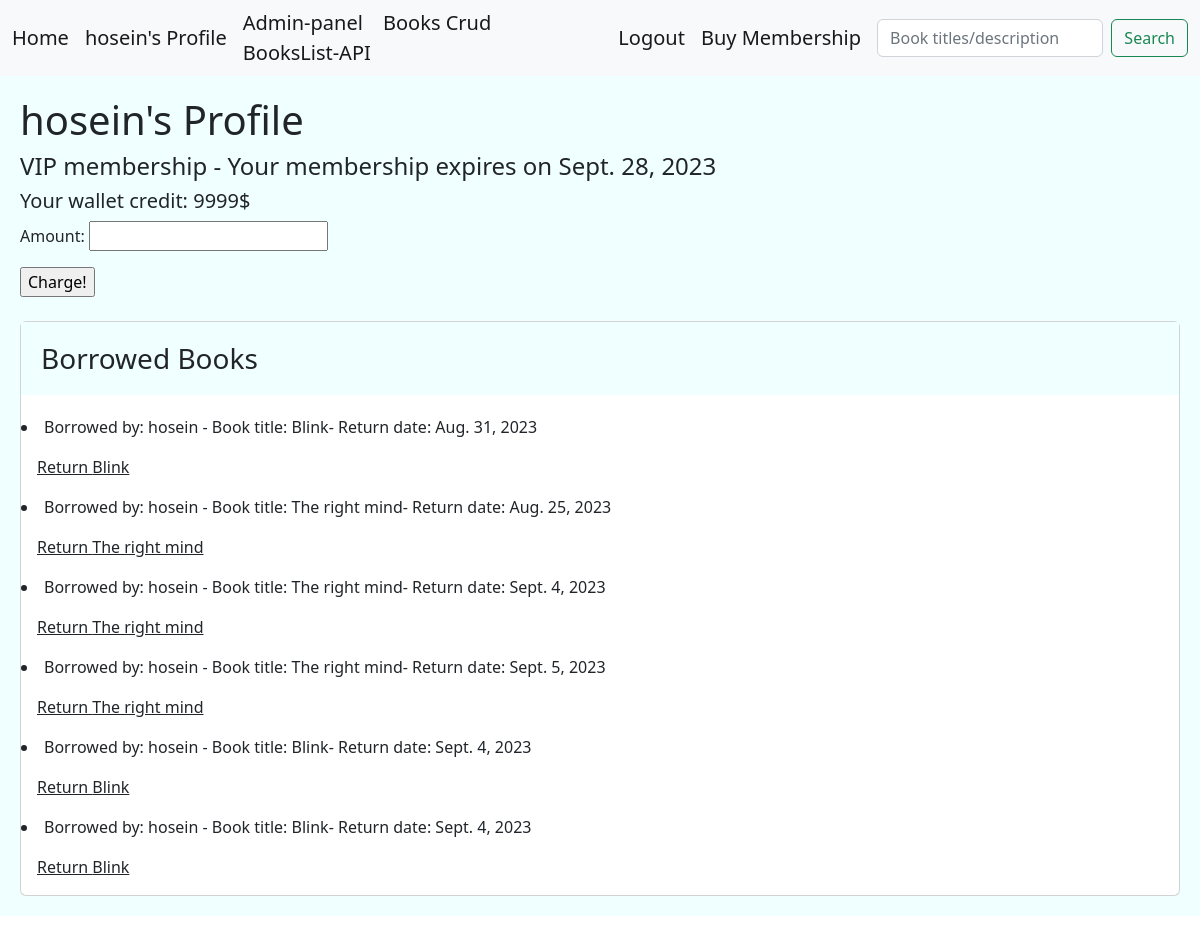
Screenshot of /users/12/ (signed in) with the database file from the repository.
### account/models.py (models this page shows, shortened)
class CustomUser(AbstractBaseUser):
    MEMBERSHIP_NORMAL = 'N'
    MEMBERSHIP_VIP = 'V'
    MEMBERSHIP_CHOICES = [
        (MEMBERSHIP_NORMAL,'Normal'),
        (MEMBERSHIP_VIP,'VIP'),
    ]
    full_name = models.CharField(max_length=100,unique=True,null=True)
    email = models.EmailField(unique=True)
    expiration_date = models.DateField(null=True)
    membership = models.CharField(max_length=1, choices= MEMBERSHIP_CHOICES, default= MEMBERSHIP_NORMAL)
    phone = models.CharField(max_length=11, unique=True, null=True)
    is_active = models.BooleanField(default=True)
    is_admin = models.BooleanField(default=False)
    wallet = models.PositiveIntegerField(default=0)
    objects = UserManager()
    USERNAME_FIELD = 'phone'
    REQUIRED_FIELDS = ['email','password','full_name',]
    def __str__(self):
        return self.email

### library/models.py (models this page shows, shortened)
class BorrowedBook(models.Model):
    user = models.ForeignKey(User, on_delete=models.CASCADE)
    book = models.ForeignKey(Books, on_delete=models.CASCADE)
    borrow_date = models.DateField()
    return_date = models.DateField(null=True, blank=True)
    date_check = models.BooleanField(default=False) #say how many days left

class Books(models.Model):
    title = models.CharField(max_length=100)
    description = models.TextField(null=True)
    price = models.DecimalField(max_digits=6 , decimal_places=2, default=0.00)
    shabak = models.CharField(max_length=150,null=True)
    copies_available = models.PositiveIntegerField(default=4)
    genre = models.ForeignKey('Genre', on_delete=models.SET_NULL, null=True)
    author = models.ForeignKey('Author', on_delete=models.SET_NULL, null=True)
    def __str__(self):
        return self.title

### library/views.py (the view, shortened to what this page needs)
# urls.py: path('users/<int:user_id>/',views.UserProfile.as_view(), name='user'),
class UserProfile(LoginRequiredMixin,View):
    template_class = 'library/user_profile.html'
    form_template = WalletChargeForm
    def dispatch(self, request,user_id):
        if user_id != request.user.id:
            messages.error(request, 'No cheating!', 'danger')
            return redirect('library:home')
        return super().dispatch(request, user_id)
    def get(self,request, user_id):
        user = User.objects.get(id=user_id)
        borrowed_books = BorrowedBook.objects.filter(user=user.id)
        form = self.form_template
        return render(request,self.template_class,{'borrowed_books': borrowed_books,'user':user,'form':form})

### library/templates/library/user_profile.html (shortened to what this page needs)
<!DOCTYPE html>
<html lang="en">
<head>
    <link href="https://cdn.jsdelivr.net/npm/bootstrap@5.2.0-beta1/dist/css/bootstrap.min.css" rel="stylesheet">
</head>
<body>
{% include 'include/navbar.html' %}
<div class="jumbotron">
    {% block content %} <H1> {{ user.full_name }}'s Profile</H1>
    {% if user.membership == 'V'%} <H4> VIP membership - Your membership expires on {{user.expiration_date}} </H4> {% else %} <H4> NORMAL membership </H4> {% endif%}
    <H5>  Your wallet credit: {{user.wallet}}$ </H5>
    <form action=" " method="post">
        {{ form.as_p }}
        <input type="submit" value="Charge!">
    </form>
    <br/>
    <div class="card">
        <h3 class="card-title jumbotron">Borrowed Books</h3>
    {% for i in borrowed_books %}
    <li> Borrowed by: {{i.user.full_name}} - Book title: {{i.book}}- Return date: {{i.return_date}}</li>
    <a class="card-body" href="{% url 'library:return' i.id  %}" >Return {{i.book}}</a>
    {% endfor %}
    {% endblock %}
</div>
</body>
</html>

### templates/include/navbar.html (shortened to what this page needs)
<nav class="navbar navbar-expand-lg bg-light">
    <div class="container-fluid">
      <a class="navbar-brand" href=" {% url 'library:home' %} ">Home</a>
      {% if request.user.is_authenticated %}
        <a class="navbar-brand" aria-current="page" href="{% url 'library:user' request.user.id %}">{{request.user.full_name}}'s Profile</a>
      {% endif %}
      <div class="collapse navbar-collapse" id="navbarSupportedContent">
        <ul class="navbar-nav me-auto mb-2 mb-lg-0">
          <li class="nav-item">
            <a class="navbar-brand" aria-current="page" href="http://127.0.0.1:8000/admin">Admin-panel</a>
            <a class="navbar-brand" aria-current="page" href="{% url 'library:bcrud' 0 %}">Books Crud</a>
            <a class="navbar-brand" aria-current="page" href="{% url 'library:bookapi' %}">BooksList-API</a>
          </li>
        </ul>
      {% if request.user.is_authenticated %}
        <a class="navbar-brand" href=" {% url 'account:User_Logout' %} ">Logout</a>
      {% endif %}
      <a class="navbar-brand" href=" {% url 'library:sub' %} ">Buy Membership</a>
      <form class="d-flex" role="search" method="GET" action="{% url 'library:search' %}">
        <input class="form-control me-2" type="search" placeholder="Book titles/description" aria-label="Search" name="search_input">
        <button class="btn btn-outline-success" type="submit">Search</button>
      </form>
      </div>
    </div>
  </nav>

### library/templates/library/user_profile.html (style rules this page uses)
.jumbotron { padding: 20px; margin-bottom: 20px; background-color: azure; }

### rows the page displays
CustomUser: user.full_name "hosein", full_name "hosein", expiration_date "Sept. 28, 2023", wallet "9999"
BorrowedBook: user.full_name "hosein", book "Blink", return_date "Aug. 31, 2023"
BorrowedBook: user.full_name "hosein", book "The right mind", return_date "Aug. 25, 2023"
BorrowedBook: user.full_name "hosein", book "The right mind", return_date "Sept. 4, 2023"
BorrowedBook: user.full_name "hosein", book "The right mind", return_date "Sept. 5, 2023"
BorrowedBook: user.full_name "hosein", book "Blink", return_date "Sept. 4, 2023"
BorrowedBook: user.full_name "hosein", book "Blink", return_date "Sept. 4, 2023"
